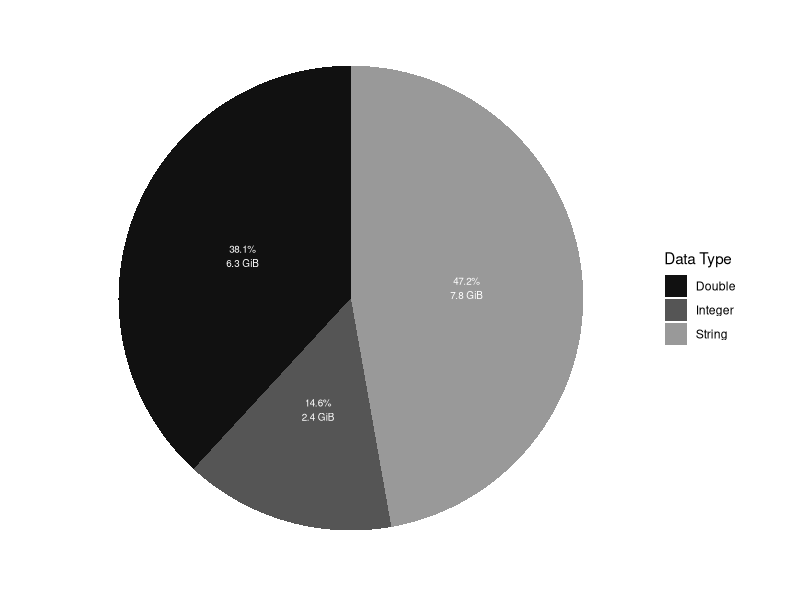
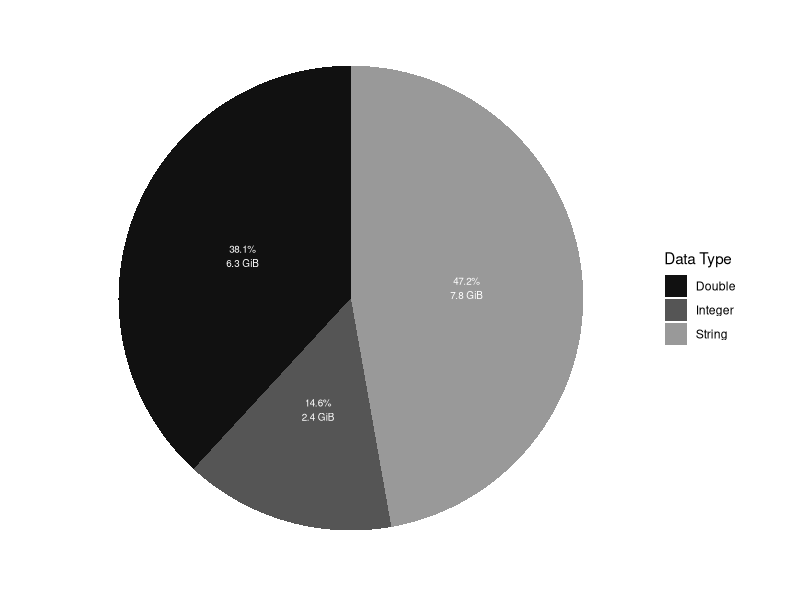

Generate these figures, in order, with R:
library(ggplot2)
library(sqldf)
library(Cairo)
library(stringr)
library(scales)

df <- data.frame(
  type = c("Integer", "Double", "String"),
  size = c(2483, 6474, 8011),
  pos = c(1, 2, 3)
  )
bp <- ggplot(df, aes(x="", y=size, fill=type))+
geom_bar(width = 1, stat = "identity")
pie <- bp + coord_polar("y", start=0)
pie <- pie + theme_classic() +
    geom_text(aes(y = size, label = paste0(percent(size/16970),"\n",round(size/1024,1)," GiB")), size= 2.5, label.size = 0,color="white", fill="white", position = position_stack(vjust= 0.5)) +
    theme(axis.line = element_blank(),
          axis.text = element_blank(),
          axis.ticks = element_blank(),
          plot.title = element_blank(),
          legend.title = element_text()) +
    labs(x = NULL, y = NULL, fill="Data Type") +
    scale_fill_manual(values=c( "#111111","#555555","#999999")) +
    theme(
        panel.background = element_rect(fill = "transparent",colour = NA),
        plot.background = element_rect(fill = "transparent",colour = NA)
        )
gg <- pie
CairoPDF("../../../../text/img/CompressedDatasetDistribution.pdf", width = 5.5, height =3, bg="transparent")
print(gg)
dev.off()
plot(gg)
